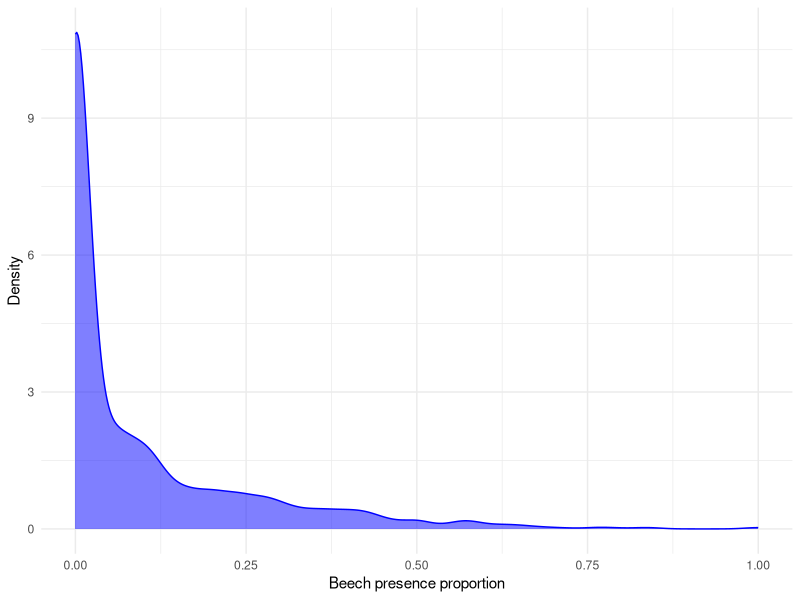

Recreate this plot in R. (Note: this script raises an error after producing the figure.)
library(tidyverse)

data <- read_csv("hf182-01-trees-current-env.csv")
data$prop_beech <- data$fagus / data$count
data$prop_hemlock <- data$tsuga / data$count

## Density of proportion metric

ggplot(data = data, aes(x = prop_beech)) +
  geom_density(color="blue", fill = "blue", alpha = 0.5) +
  labs(
    y = "Density", 
    x = "Beech presence proportion"
  ) +
  theme_minimal() +
  theme(
    plot.title = element_text(family='', face='bold', size=20),
    plot.subtitle = element_text(family='', color="#757575", size=14)
  )


## Beech presence vs Annual temp

ggplot(data = data, aes(x = bio1.0, y = prop)) +
  geom_point(aes(x = bio1.0, y = prop), color="blue", alpha = 0.5) +
  labs(
    y = "Beech Presence", 
    x = "Mean Annual Temperature (z-score)", 
    title = "Higher annual temps correlate with less Beech trees", 
    subtitle = "Gridded data from 2010-2011 across U.S. & Canada"
  ) +
  theme_minimal() +
  theme(
    plot.title = element_text(family='', face='bold', size=20),
    plot.subtitle = element_text(family='', color="#757575", size=14)
  )
